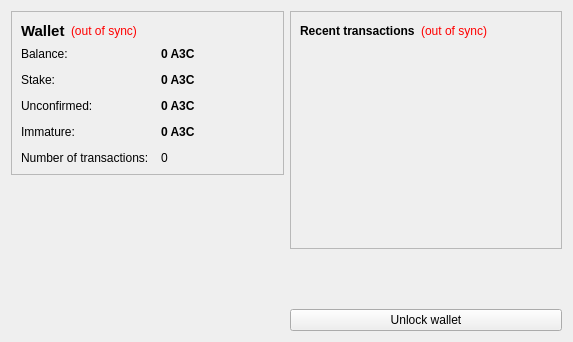
<?xml version="1.0" encoding="UTF-8"?>
<ui version="4.0">
 <class>OverviewPage</class>
 <widget class="QWidget" name="OverviewPage">
  <property name="geometry">
   <rect>
    <x>0</x>
    <y>0</y>
    <width>573</width>
    <height>342</height>
   </rect>
  </property>
  <property name="windowTitle">
   <string>Form</string>
  </property>
  <layout class="QHBoxLayout" name="horizontalLayout" stretch="1,1">
   <item>
    <layout class="QVBoxLayout" name="verticalLayout_2">
     <item>
      <widget class="QFrame" name="frame">
       <property name="frameShape">
        <enum>QFrame::StyledPanel</enum>
       </property>
       <property name="frameShadow">
        <enum>QFrame::Raised</enum>
       </property>
       <layout class="QVBoxLayout" name="verticalLayout_4">
        <item>
         <layout class="QHBoxLayout" name="horizontalLayout_4">
          <item>
           <widget class="QLabel" name="label_5">
            <property name="font">
             <font>
              <pointsize>11</pointsize>
              <weight>75</weight>
              <bold>true</bold>
             </font>
            </property>
            <property name="text">
             <string>Wallet</string>
            </property>
           </widget>
          </item>
          <item>
           <widget class="QLabel" name="labelWalletStatus">
            <property name="toolTip">
             <string>The displayed information may be out of date. Your wallet automatically synchronizes with the a3coin network after a connection is established, but this process has not completed yet.</string>
            </property>
            <property name="styleSheet">
             <string notr="true">QLabel { color: red; }</string>
            </property>
            <property name="text">
             <string notr="true">(out of sync)</string>
            </property>
            <property name="alignment">
             <set>Qt::AlignLeading|Qt::AlignLeft|Qt::AlignVCenter</set>
            </property>
           </widget>
          </item>
          <item>
           <spacer name="horizontalSpacer_2">
            <property name="orientation">
             <enum>Qt::Horizontal</enum>
            </property>
            <property name="sizeHint" stdset="0">
             <size>
              <width>40</width>
              <height>20</height>
             </size>
            </property>
           </spacer>
          </item>
         </layout>
        </item>
        <item>
         <layout class="QFormLayout" name="formLayout_2">
          <property name="fieldGrowthPolicy">
           <enum>QFormLayout::AllNonFixedFieldsGrow</enum>
          </property>
          <property name="horizontalSpacing">
           <number>12</number>
          </property>
          <property name="verticalSpacing">
           <number>12</number>
          </property>
          <item row="0" column="0">
           <widget class="QLabel" name="label">
            <property name="text">
             <string>Balance:</string>
            </property>
           </widget>
          </item>
          <item row="0" column="1">
           <widget class="QLabel" name="labelBalance">
            <property name="font">
             <font>
              <weight>75</weight>
              <bold>true</bold>
             </font>
            </property>
            <property name="cursor">
             <cursorShape>IBeamCursor</cursorShape>
            </property>
            <property name="toolTip">
             <string>Your current balance</string>
            </property>
            <property name="text">
             <string notr="true">0 A3C</string>
            </property>
            <property name="textInteractionFlags">
             <set>Qt::LinksAccessibleByMouse|Qt::TextSelectableByKeyboard|Qt::TextSelectableByMouse</set>
            </property>
           </widget>
          </item>
          <item row="1" column="0">
           <widget class="QLabel" name="label_6">
            <property name="text">
             <string>Stake:</string>
            </property>
           </widget>
          </item>
          <item row="1" column="1">
           <widget class="QLabel" name="labelStake">
            <property name="font">
             <font>
              <weight>75</weight>
              <bold>true</bold>
             </font>
            </property>
            <property name="cursor">
             <cursorShape>IBeamCursor</cursorShape>
            </property>
            <property name="toolTip">
             <string>Total of coins that was staked, and do not yet count toward the current balance</string>
            </property>
            <property name="text">
             <string notr="true">0 A3C</string>
            </property>
            <property name="textInteractionFlags">
             <set>Qt::LinksAccessibleByMouse|Qt::TextSelectableByKeyboard|Qt::TextSelectableByMouse</set>
            </property>
           </widget>
          </item>
          <item row="2" column="0">
           <widget class="QLabel" name="label_3">
            <property name="text">
             <string>Unconfirmed:</string>
            </property>
           </widget>
          </item>
          <item row="2" column="1">
           <widget class="QLabel" name="labelUnconfirmed">
            <property name="font">
             <font>
              <weight>75</weight>
              <bold>true</bold>
             </font>
            </property>
            <property name="cursor">
             <cursorShape>IBeamCursor</cursorShape>
            </property>
            <property name="toolTip">
             <string>Total of transactions that have yet to be confirmed, and do not yet count toward the current balance</string>
            </property>
            <property name="text">
             <string notr="true">0 A3C</string>
            </property>
            <property name="textInteractionFlags">
             <set>Qt::LinksAccessibleByMouse|Qt::TextSelectableByKeyboard|Qt::TextSelectableByMouse</set>
            </property>
           </widget>
          </item>
          <item row="3" column="0">
           <widget class="QLabel" name="labelImmatureText">
            <property name="text">
             <string>Immature:</string>
            </property>
           </widget>
          </item>
          <item row="3" column="1">
           <widget class="QLabel" name="labelImmature">
            <property name="font">
             <font>
              <weight>75</weight>
              <bold>true</bold>
             </font>
            </property>
            <property name="toolTip">
             <string>Mined balance that has not yet matured</string>
            </property>
            <property name="text">
             <string notr="true">0 A3C</string>
            </property>
            <property name="textInteractionFlags">
             <set>Qt::LinksAccessibleByMouse|Qt::TextSelectableByKeyboard|Qt::TextSelectableByMouse</set>
            </property>
           </widget>
          </item>
          <item row="4" column="0">
           <widget class="QLabel" name="label_2">
            <property name="text">
             <string>Number of transactions:</string>
            </property>
           </widget>
          </item>
          <item row="4" column="1">
           <widget class="QLabel" name="labelNumTransactions">
            <property name="toolTip">
             <string>Total number of transactions in wallet</string>
            </property>
            <property name="text">
             <string notr="true">0</string>
            </property>
           </widget>
          </item>
         </layout>
        </item>
       </layout>
      </widget>
     </item>
     <item>
      <spacer name="verticalSpacer">
       <property name="orientation">
        <enum>Qt::Vertical</enum>
       </property>
       <property name="sizeHint" stdset="0">
        <size>
         <width>20</width>
         <height>40</height>
        </size>
       </property>
      </spacer>
     </item>
     <item>
      <widget class="QLabel" name="label_6">
       <property name="text">
        <string/>
       </property>
       <property name="pixmap">
        <pixmap resource="../bitcoin.qrc">:/images/backg</pixmap>
       </property>
       <property name="scaledContents">
        <bool>false</bool>
       </property>
       <property name="alignment">
        <set>Qt::AlignCenter</set>
       </property>
       <property name="margin">
        <number>-2</number>
       </property>
      </widget>
     </item>
    </layout>
   </item>
   <item>
    <layout class="QVBoxLayout" name="verticalLayout_3">
     <item>
      <widget class="QFrame" name="frame_2">
       <property name="frameShape">
        <enum>QFrame::StyledPanel</enum>
       </property>
       <property name="frameShadow">
        <enum>QFrame::Raised</enum>
       </property>
       <layout class="QVBoxLayout" name="verticalLayout">
        <item>
         <layout class="QHBoxLayout" name="horizontalLayout_2">
          <item>
           <widget class="QLabel" name="label_4">
            <property name="text">
             <string>&lt;b&gt;Recent transactions&lt;/b&gt;</string>
            </property>
           </widget>
          </item>
          <item>
           <widget class="QLabel" name="labelTransactionsStatus">
            <property name="toolTip">
             <string>The displayed information may be out of date. Your wallet automatically synchronizes with the a3coin network after a connection is established, but this process has not completed yet.</string>
            </property>
            <property name="styleSheet">
             <string notr="true">QLabel { color: red; }</string>
            </property>
            <property name="text">
             <string notr="true">(out of sync)</string>
            </property>
            <property name="alignment">
             <set>Qt::AlignRight|Qt::AlignTrailing|Qt::AlignVCenter</set>
            </property>
           </widget>
          </item>
          <item>
           <spacer name="horizontalSpacer">
            <property name="orientation">
             <enum>Qt::Horizontal</enum>
            </property>
            <property name="sizeHint" stdset="0">
             <size>
              <width>40</width>
              <height>20</height>
             </size>
            </property>
           </spacer>
          </item>
         </layout>
        </item>
        <item>
         <widget class="QListView" name="listTransactions">
          <property name="styleSheet">
           <string notr="true">QListView { background: transparent; }</string>
          </property>
          <property name="frameShape">
           <enum>QFrame::NoFrame</enum>
          </property>
          <property name="verticalScrollBarPolicy">
           <enum>Qt::ScrollBarAlwaysOff</enum>
          </property>
          <property name="horizontalScrollBarPolicy">
           <enum>Qt::ScrollBarAlwaysOff</enum>
          </property>
          <property name="selectionMode">
           <enum>QAbstractItemView::NoSelection</enum>
          </property>
         </widget>
        </item>
       </layout>
      </widget>
     </item>
     <item>
      <spacer name="verticalSpacer_2">
       <property name="orientation">
        <enum>Qt::Vertical</enum>
       </property>
       <property name="sizeHint" stdset="0">
        <size>
         <width>20</width>
         <height>40</height>
        </size>
       </property>
      </spacer>
     </item>
     <item>
      <widget class="QPushButton" name="unlockWalletButton">
       <property name="text">
        <string>Unlock wallet</string>
       </property>
      </widget>
     </item>
    </layout>
   </item>
  </layout>
 </widget>
 <resources>
  <include location="../bitcoin.qrc"/>
 </resources>
 <connections/>
</ui>
